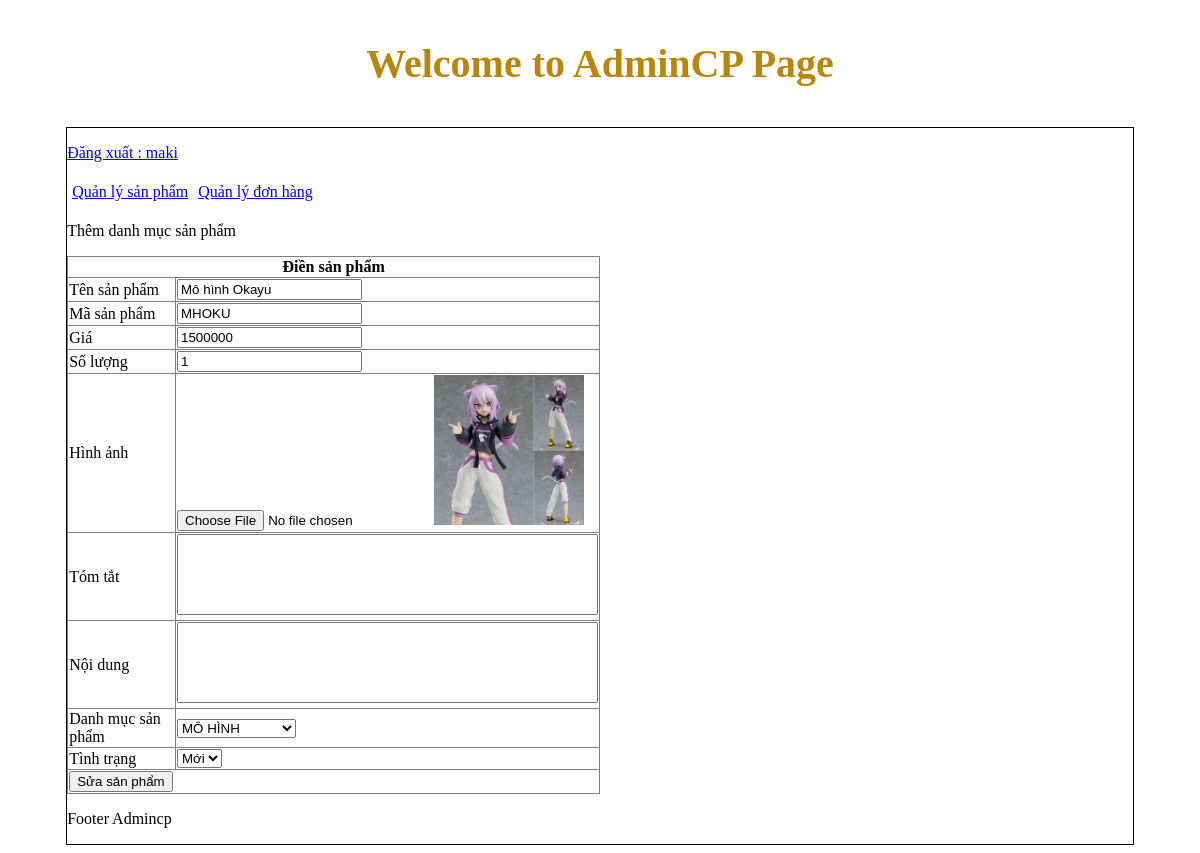
Page /admincp/index.php?action=quanlysanpham&query=sua&idsanpham=7 (signed in) on the committed database.
### tables this page shows
CREATE TABLE `tbl_sanpham` (
  `id_sanpham` int(11) NOT NULL,
  `tensanpham` varchar(100) NOT NULL,
  `masanpham` varchar(100) NOT NULL,
  `giasanpham` float NOT NULL,
  `soluong` int(11) NOT NULL,
  `hinhanh` varchar(100) NOT NULL,
  `tomtat` tinytext NOT NULL,
  `noidung` text NOT NULL,
  `id_danhmuc` int(11) NOT NULL,
  `trangthai` int(11) NOT NULL
);

### admincp/modules/quanlysp/sua.php (the view, shortened to what this page needs)
<?php
    $sql_sua_sp="SELECT * FROM tbl_sanpham WHERE id_sanpham='$_GET[idsanpham]' LIMIT 1";
    $result_sua_sp= mysqli_query($connect,$sql_sua_sp);
?>
 <p>Thêm danh mục sản phẩm</p>
 <table border="1" width="50%" style="border-collapse: collapse;">
    <form method="POST" action="modules/quanlysp/xuly.php?idsanpham=<?php echo $_GET['idsanpham']?>" enctype="multipart/form-data">
 <?php
    while($row =mysqli_fetch_array($result_sua_sp)){
?>
    <tr>
        <th colspan="2">Điền sản phẩm</th>
    </tr>
    <tr>
        <td>Tên sản phẩm</td>
        <td><input type="text"  value="<?php echo $row['tensanpham']?>" name="tensanpham" ></td>
    </tr>
    <tr>
        <td>Mã sản phẩm</td>
        <td><input type="text" name="masp" value="<?php echo $row['masanpham']?>" ></td>
    </tr>
    <tr>
        <td>Giá</td>
        <td><input type="number" name="giasp" value="<?php echo $row['giasanpham']?>"></td>
    </tr>
    <tr>
        <td>Số lượng</td>
        <td><input type="text" name="soluong" value="<?php echo $row['soluong']?>"></td>
    </tr>
    <tr>
        <td>Hình ảnh</td>
        <td><input type="file" name="hinhanh" >
        <img src="modules/quanlysp/uploads/<?php echo $row['hinhanh'] ?> " width="150px" >
    </td>
    </tr>
    <tr>
        <td>Tóm tắt</td>
        <td> <textarea name="tomtat"  rows="5" cols="50" style="resize: none;"><?php echo $row['tomtat']?></textarea> </td>
    </tr>
    <tr>
        <td>Nội dung</td>
        <td> <textarea name="noidung" rows="5"  cols="50" style="resize: none;"><?php echo $row['noidung']?></textarea> </td>
    </tr>
    <tr>
        <td>Danh mục sản phẩm</td>
        <td>
          <select name="danhmuc">
                <?php
                    $sql_danhmuc="SELECT * FROM tbl_danhmuc ORDER BY id_danhmuc DESC";
                    $query_danhmuc=mysqli_query($connect,$sql_danhmuc);
                    while($row_danhmuc=mysqli_fetch_array($query_danhmuc)){
                        if($row_danhmuc['id_danhmuc']==$row['id_danhmuc']){
                ?>
                <option value="<?php echo $row_danhmuc['id_danhmuc']?>" selected><?php echo $row_danhmuc['tendanhmuc']?></option>
                <?php
                        }else{
                ?>
                <option value="<?php echo $row_danhmuc['id_danhmuc']?>"><?php echo $row_danhmuc['tendanhmuc']?></option>
                <?php
                        }
                    }
                ?>
          </select>
        </td>
    </tr>
    <tr>
        <td>Tình trạng </td>
        <td>
          <select name="hienthi">
              <?php
                if($row['trangthai']==1){
              ?>
                <option value="1" selected>Mới</option>
                <?php
                }else{
                ?>
                <option value="1" >Mới</option>
                <option value="0" selected>Cũ</option>
                <?php
                }
                ?>
          </select>
        </td>
    </tr>
    <tr>
        <td colspan="2"><input type="submit" value="Sửa sản phẩm" name="suasanpham"></td>
    </tr>
</form>
<?php
}
?>
 </table>

### rows in the picture
tbl_sanpham: tensanpham "Mô hình Okayu", masp "MHOKU", giasp "1500000", soluong "1", hinhanh (picture), hienthi "Mới"

### other values in the picture
$_SESSION['dangnhap'] "maki"
form field danhmuc "MÔ HÌNH"
